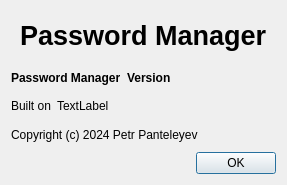
<?xml version="1.0" encoding="UTF-8"?>
<ui version="4.0">
 <class>AboutDialog</class>
 <widget class="QDialog" name="AboutDialog">
  <property name="geometry">
   <rect>
    <x>0</x>
    <y>0</y>
    <width>278</width>
    <height>185</height>
   </rect>
  </property>
  <property name="windowTitle">
   <string>About</string>
  </property>
  <layout class="QVBoxLayout" name="verticalLayout">
   <item>
    <widget class="QWidget" name="widget" native="true">
     <layout class="QGridLayout" name="gridLayout">
      <item row="0" column="0">
       <widget class="QLabel" name="label">
        <property name="font">
         <font>
          <pointsize>20</pointsize>
          <weight>75</weight>
          <bold>true</bold>
         </font>
        </property>
        <property name="text">
         <string>Password Manager</string>
        </property>
       </widget>
      </item>
     </layout>
    </widget>
   </item>
   <item>
    <layout class="QHBoxLayout" name="horizontalLayout">
     <item>
      <widget class="QLabel" name="label_2">
       <property name="font">
        <font>
         <weight>75</weight>
         <bold>true</bold>
        </font>
       </property>
       <property name="text">
        <string>Password Manager</string>
       </property>
      </widget>
     </item>
     <item>
      <widget class="QLabel" name="versionLabel">
       <property name="font">
        <font>
         <weight>75</weight>
         <bold>true</bold>
        </font>
       </property>
       <property name="text">
        <string>Version</string>
       </property>
      </widget>
     </item>
     <item>
      <spacer name="horizontalSpacer">
       <property name="orientation">
        <enum>Qt::Horizontal</enum>
       </property>
       <property name="sizeHint" stdset="0">
        <size>
         <width>40</width>
         <height>20</height>
        </size>
       </property>
      </spacer>
     </item>
    </layout>
   </item>
   <item>
    <layout class="QHBoxLayout" name="horizontalLayout_2">
     <item>
      <widget class="QLabel" name="label_4">
       <property name="frameShape">
        <enum>QFrame::NoFrame</enum>
       </property>
       <property name="text">
        <string>Built on</string>
       </property>
      </widget>
     </item>
     <item>
      <widget class="QLabel" name="buildDateLabel">
       <property name="text">
        <string>TextLabel</string>
       </property>
      </widget>
     </item>
     <item>
      <spacer name="horizontalSpacer_2">
       <property name="orientation">
        <enum>Qt::Horizontal</enum>
       </property>
       <property name="sizeHint" stdset="0">
        <size>
         <width>40</width>
         <height>20</height>
        </size>
       </property>
      </spacer>
     </item>
    </layout>
   </item>
   <item>
    <widget class="QLabel" name="label_5">
     <property name="text">
      <string>Copyright (c) 2024 Petr Panteleyev</string>
     </property>
    </widget>
   </item>
   <item>
    <widget class="QDialogButtonBox" name="buttonBox">
     <property name="orientation">
      <enum>Qt::Horizontal</enum>
     </property>
     <property name="standardButtons">
      <set>QDialogButtonBox::Ok</set>
     </property>
    </widget>
   </item>
  </layout>
 </widget>
 <resources/>
 <connections>
  <connection>
   <sender>buttonBox</sender>
   <signal>accepted()</signal>
   <receiver>AboutDialog</receiver>
   <slot>accept()</slot>
   <hints>
    <hint type="sourcelabel">
     <x>248</x>
     <y>254</y>
    </hint>
    <hint type="destinationlabel">
     <x>157</x>
     <y>274</y>
    </hint>
   </hints>
  </connection>
  <connection>
   <sender>buttonBox</sender>
   <signal>rejected()</signal>
   <receiver>AboutDialog</receiver>
   <slot>reject()</slot>
   <hints>
    <hint type="sourcelabel">
     <x>316</x>
     <y>260</y>
    </hint>
    <hint type="destinationlabel">
     <x>286</x>
     <y>274</y>
    </hint>
   </hints>
  </connection>
 </connections>
</ui>
